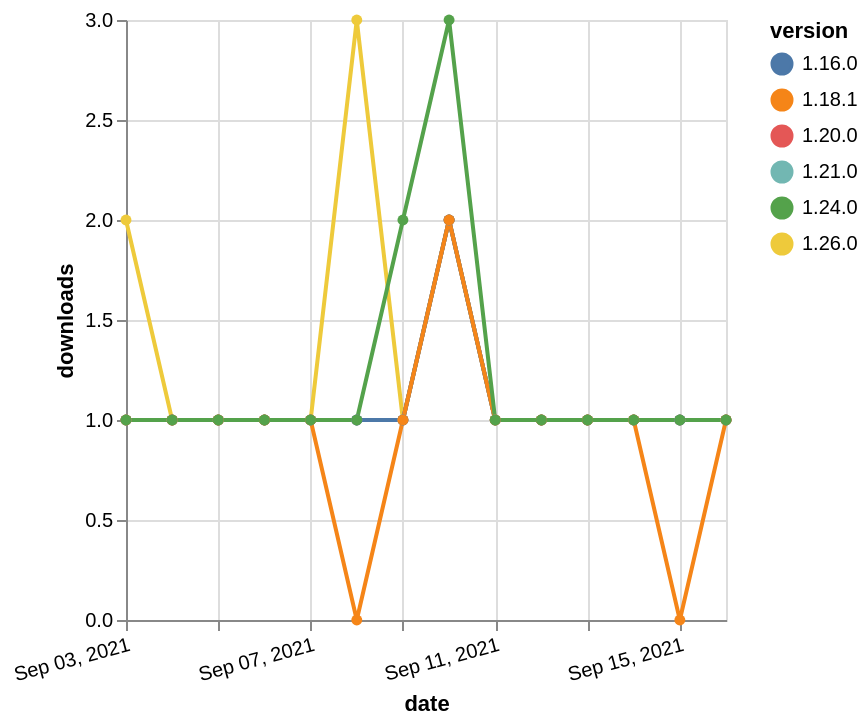

The Vega-Lite source for this figure:
### Vega-Lite specification from a JSON file in a GitHub repository (floating-point values rounded to 4 significant figures)
{"$schema": "https://vega.github.io/schema/vega-lite/v5.json", "description": "A simple bar chart with embedded data.", "data": {"values": [{"date": "2021-09-03", "total": 119, "delta": 2, "version": "1.26.0"}, {"date": "2021-09-04", "total": 120, "delta": 1, "version": "1.26.0"}, {"date": "2021-09-05", "total": 121, "delta": 1, "version": "1.26.0"}, {"date": "2021-09-06", "total": 122, "delta": 1, "version": "1.26.0"}, {"date": "2021-09-07", "total": 123, "delta": 1, "version": "1.26.0"}, {"date": "2021-09-08", "total": 126, "delta": 3, "version": "1.26.0"}, {"date": "2021-09-09", "total": 127, "delta": 1, "version": "1.26.0"}, {"date": "2021-09-10", "total": 129, "delta": 2, "version": "1.26.0"}, {"date": "2021-09-11", "total": 130, "delta": 1, "version": "1.26.0"}, {"date": "2021-09-12", "total": 131, "delta": 1, "version": "1.26.0"}, {"date": "2021-09-13", "total": 132, "delta": 1, "version": "1.26.0"}, {"date": "2021-09-14", "total": 133, "delta": 1, "version": "1.26.0"}, {"date": "2021-09-15", "total": 134, "delta": 1, "version": "1.26.0"}, {"date": "2021-09-16", "total": 135, "delta": 1, "version": "1.26.0"}, {"date": "2021-09-03", "total": 201, "delta": 1, "version": "1.20.0"}, {"date": "2021-09-04", "total": 202, "delta": 1, "version": "1.20.0"}, {"date": "2021-09-05", "total": 203, "delta": 1, "version": "1.20.0"}, {"date": "2021-09-06", "total": 204, "delta": 1, "version": "1.20.0"}, {"date": "2021-09-07", "total": 205, "delta": 1, "version": "1.20.0"}, {"date": "2021-09-08", "total": 206, "delta": 1, "version": "1.20.0"}, {"date": "2021-09-09", "total": 207, "delta": 1, "version": "1.20.0"}, {"date": "2021-09-10", "total": 209, "delta": 2, "version": "1.20.0"}, {"date": "2021-09-11", "total": 210, "delta": 1, "version": "1.20.0"}, {"date": "2021-09-12", "total": 211, "delta": 1, "version": "1.20.0"}, {"date": "2021-09-13", "total": 212, "delta": 1, "version": "1.20.0"}, {"date": "2021-09-14", "total": 213, "delta": 1, "version": "1.20.0"}, {"date": "2021-09-15", "total": 214, "delta": 1, "version": "1.20.0"}, {"date": "2021-09-16", "total": 215, "delta": 1, "version": "1.20.0"}, {"date": "2021-09-03", "total": 163, "delta": 1, "version": "1.21.0"}, {"date": "2021-09-04", "total": 164, "delta": 1, "version": "1.21.0"}, {"date": "2021-09-05", "total": 165, "delta": 1, "version": "1.21.0"}, {"date": "2021-09-06", "total": 166, "delta": 1, "version": "1.21.0"}, {"date": "2021-09-07", "total": 167, "delta": 1, "version": "1.21.0"}, {"date": "2021-09-08", "total": 168, "delta": 1, "version": "1.21.0"}, {"date": "2021-09-09", "total": 169, "delta": 1, "version": "1.21.0"}, {"date": "2021-09-10", "total": 171, "delta": 2, "version": "1.21.0"}, {"date": "2021-09-11", "total": 172, "delta": 1, "version": "1.21.0"}, {"date": "2021-09-12", "total": 173, "delta": 1, "version": "1.21.0"}, {"date": "2021-09-13", "total": 174, "delta": 1, "version": "1.21.0"}, {"date": "2021-09-14", "total": 175, "delta": 1, "version": "1.21.0"}, {"date": "2021-09-15", "total": 176, "delta": 1, "version": "1.21.0"}, {"date": "2021-09-16", "total": 177, "delta": 1, "version": "1.21.0"}, {"date": "2021-09-03", "total": 254, "delta": 1, "version": "1.16.0"}, {"date": "2021-09-04", "total": 255, "delta": 1, "version": "1.16.0"}, {"date": "2021-09-05", "total": 256, "delta": 1, "version": "1.16.0"}, {"date": "2021-09-06", "total": 257, "delta": 1, "version": "1.16.0"}, {"date": "2021-09-07", "total": 258, "delta": 1, "version": "1.16.0"}, {"date": "2021-09-08", "total": 259, "delta": 1, "version": "1.16.0"}, {"date": "2021-09-09", "total": 260, "delta": 1, "version": "1.16.0"}, {"date": "2021-09-10", "total": 262, "delta": 2, "version": "1.16.0"}, {"date": "2021-09-11", "total": 263, "delta": 1, "version": "1.16.0"}, {"date": "2021-09-12", "total": 264, "delta": 1, "version": "1.16.0"}, {"date": "2021-09-13", "total": 265, "delta": 1, "version": "1.16.0"}, {"date": "2021-09-14", "total": 266, "delta": 1, "version": "1.16.0"}, {"date": "2021-09-15", "total": 267, "delta": 1, "version": "1.16.0"}, {"date": "2021-09-16", "total": 268, "delta": 1, "version": "1.16.0"}, {"date": "2021-09-03", "total": 210, "delta": 1, "version": "1.18.1"}, {"date": "2021-09-04", "total": 211, "delta": 1, "version": "1.18.1"}, {"date": "2021-09-05", "total": 212, "delta": 1, "version": "1.18.1"}, {"date": "2021-09-06", "total": 213, "delta": 1, "version": "1.18.1"}, {"date": "2021-09-07", "total": 214, "delta": 1, "version": "1.18.1"}, {"date": "2021-09-08", "total": 214, "delta": 0, "version": "1.18.1"}, {"date": "2021-09-09", "total": 215, "delta": 1, "version": "1.18.1"}, {"date": "2021-09-10", "total": 217, "delta": 2, "version": "1.18.1"}, {"date": "2021-09-11", "total": 218, "delta": 1, "version": "1.18.1"}, {"date": "2021-09-12", "total": 219, "delta": 1, "version": "1.18.1"}, {"date": "2021-09-13", "total": 220, "delta": 1, "version": "1.18.1"}, {"date": "2021-09-14", "total": 221, "delta": 1, "version": "1.18.1"}, {"date": "2021-09-15", "total": 221, "delta": 0, "version": "1.18.1"}, {"date": "2021-09-16", "total": 222, "delta": 1, "version": "1.18.1"}, {"date": "2021-09-03", "total": 203, "delta": 1, "version": "1.24.0"}, {"date": "2021-09-04", "total": 204, "delta": 1, "version": "1.24.0"}, {"date": "2021-09-05", "total": 205, "delta": 1, "version": "1.24.0"}, {"date": "2021-09-06", "total": 206, "delta": 1, "version": "1.24.0"}, {"date": "2021-09-07", "total": 207, "delta": 1, "version": "1.24.0"}, {"date": "2021-09-08", "total": 208, "delta": 1, "version": "1.24.0"}, {"date": "2021-09-09", "total": 210, "delta": 2, "version": "1.24.0"}, {"date": "2021-09-10", "total": 213, "delta": 3, "version": "1.24.0"}, {"date": "2021-09-11", "total": 214, "delta": 1, "version": "1.24.0"}, {"date": "2021-09-12", "total": 215, "delta": 1, "version": "1.24.0"}, {"date": "2021-09-13", "total": 216, "delta": 1, "version": "1.24.0"}, {"date": "2021-09-14", "total": 217, "delta": 1, "version": "1.24.0"}, {"date": "2021-09-15", "total": 218, "delta": 1, "version": "1.24.0"}, {"date": "2021-09-16", "total": 219, "delta": 1, "version": "1.24.0"}]}, "width": "container", "mark": {"type": "line", "point": {"filled": true}}, "encoding": {"x": {"field": "date", "type": "temporal", "timeUnit": "yearmonthdate", "title": "date", "axis": {"labelAngle": -15}}, "y": {"field": "delta", "type": "quantitative", "title": "downloads"}, "color": {"field": "version", "type": "nominal"}, "tooltip": {"field": "delta"}}}
